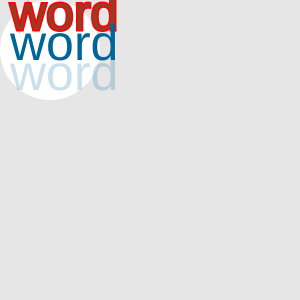
Frame 1 (no input)
Frame 60 (no input): identical to frame 1, image omitted
Frame 120 (the mouse pressed at the canvas centre since frame 60): identical to frame 1, image omitted

The p5.js sketch that drew this single still picture (run headless with seeded random() and noise() and a simulated clock; from frame 60 on, the mouse is pressed at the canvas centre):

// p5.js sketch
// ── sketch.js

let num = 150;

function setup() {
 
  createCanvas(300, 300);
  background(230);
  // ellipse(num,num,30,30);
  // text("hello",0,10); // corner = left bottom
  // text("hello",0,0,10,100); // corner = left top


  // text("hello",136.5,155);
  // text("hello my name is bada",10,10,100,30);
  // 칸이 작다 > 문자열의 줄변환이 자동으로

  textSize(30);
  // textAlign(CENTER)
  // text("hello",100,100); // corner = left bottom
  
  // textSize(12);
  // text("안녕",100,140);
  // text("안녕",100,160);

  // textSize(20);
  // text("안녕",100,160);

  // horizAlign (LEFT, CENTER, or RIGHT)
  // vertAlign (TOP, BOTTOM, CENTER, or BASELINE)
  // line(150,0,150,300);
  // textSize(30);
  // line(0,100,300,100);
  // textAlign(CENTER, CENTER);
  // textSize(30);
  // text("hello world",150,100); // corner = left bottom
  
  noStroke();
  ellipse(50,50,100,100);
 
  fill(150,60); // 같은 fill function이지만 매개변수가 다를 수 o
  textSize(50);
  // fill('red'); // 잘 쓰지는 않을 것 (색 코드, RGB 픽셀 값)
  fill('#983c25'); // 컬러 코드 쓰는 법
  strokeWeight(3);
  stroke(255,0,0);
  text('word', 10, 30);
  
  noStroke();
  fill(0, 102, 153);
  text('word', 10, 60);
  fill(0, 102, 153, 51);
  text('word', 10, 90);

}

function draw() {

  
  // num = num+10;

}
